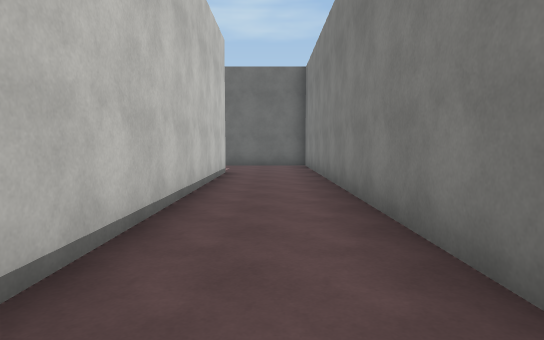
View 1 (above)

24 first-person views from a walk through a Unity game level. The camera is 1.4 m above the floor, tilts 4° down and sees 75° across. The floor is counted in squares, 2 m on a side. Each view is taken from the middle of a square. On the plan, view 1 faces up. The plan holds only what a view shows up to about 11 squares ahead; the rest is blank. The place goes on beyond the plan. The player is left out. Surface patterns are stand-ins for the level's own textures.

View 2
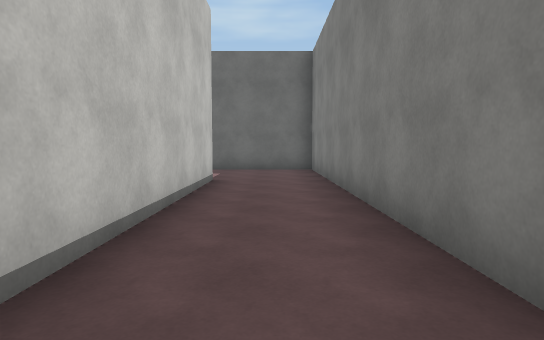

View 3
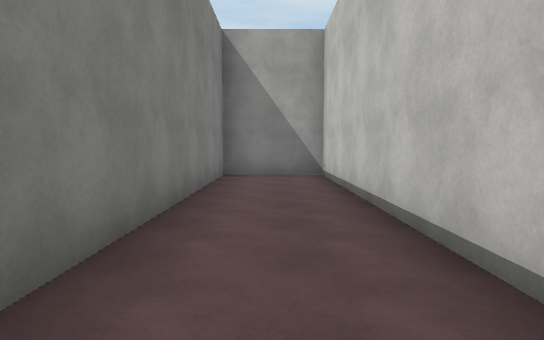

View 4
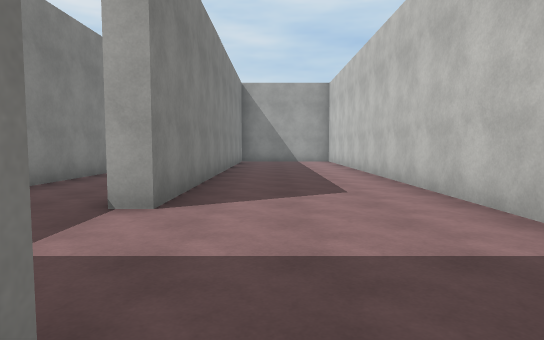

View 5
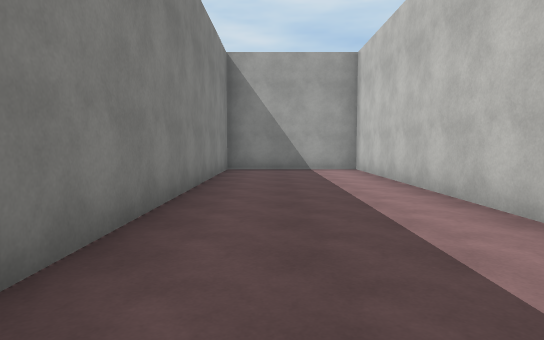

View 6
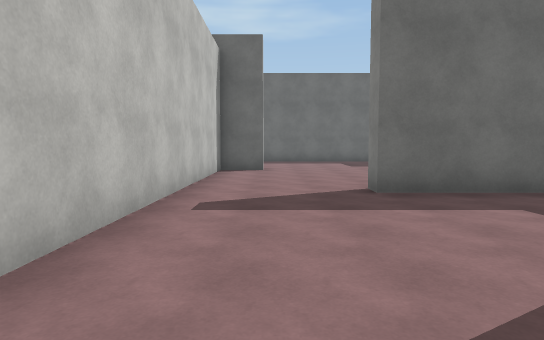

View 7
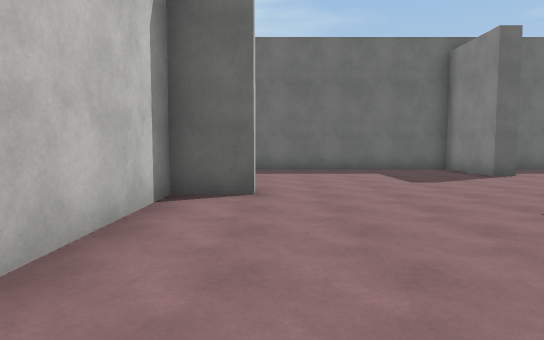

View 8
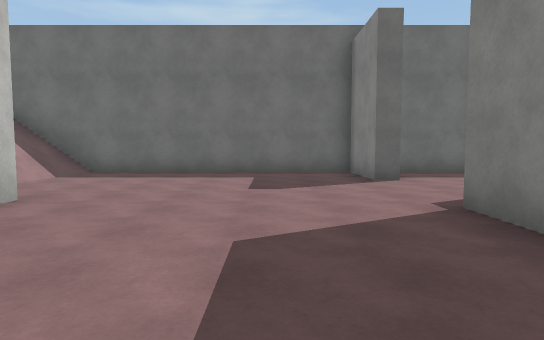

View 9
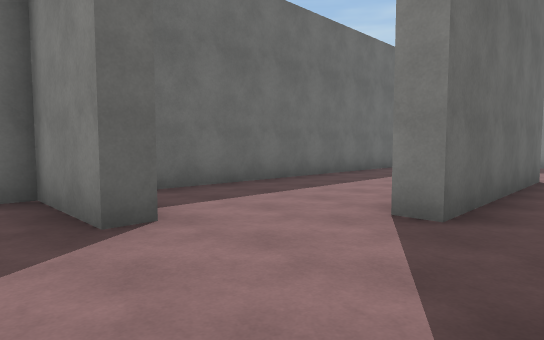

View 10
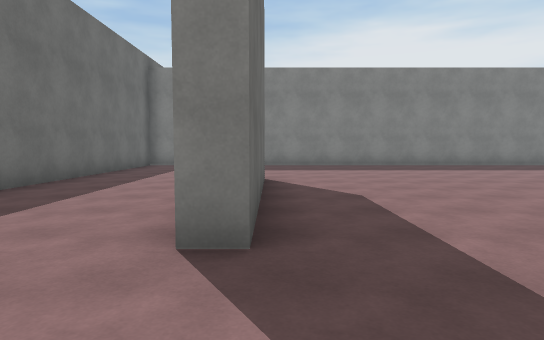

View 11
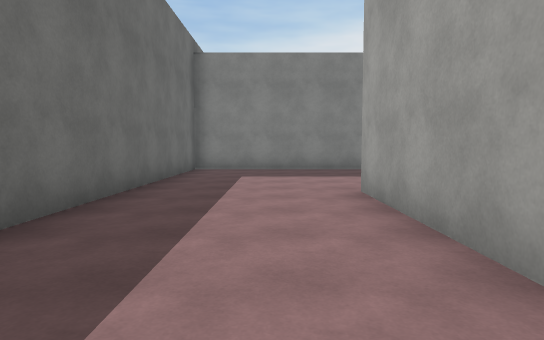

View 12
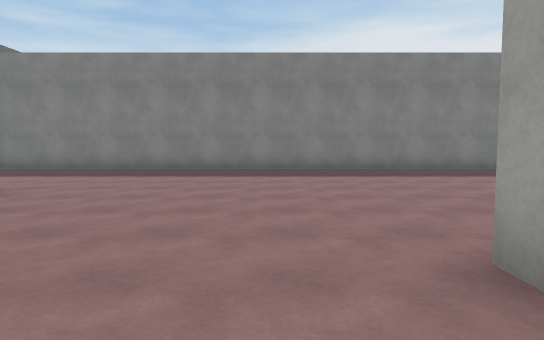

View 13
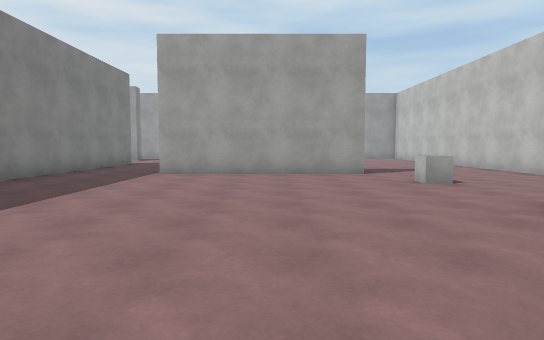

View 14
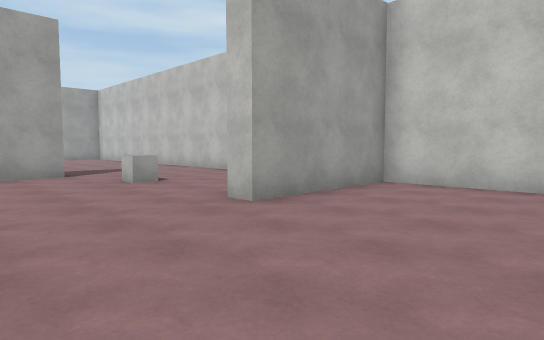

View 15
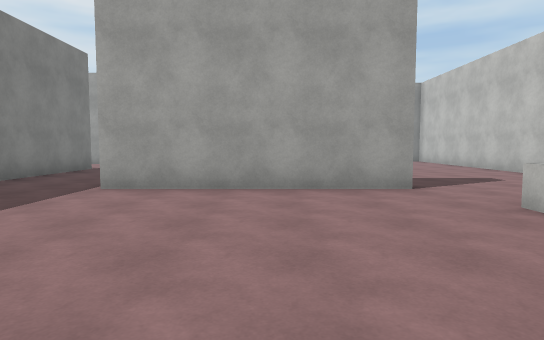

View 16
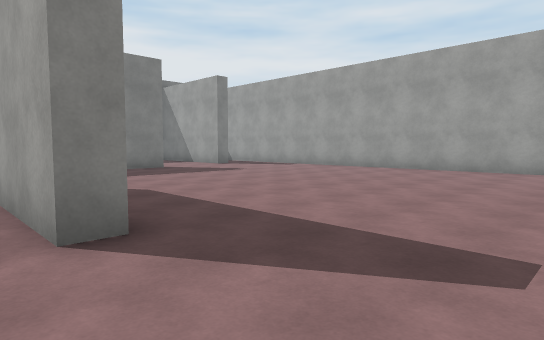

View 17
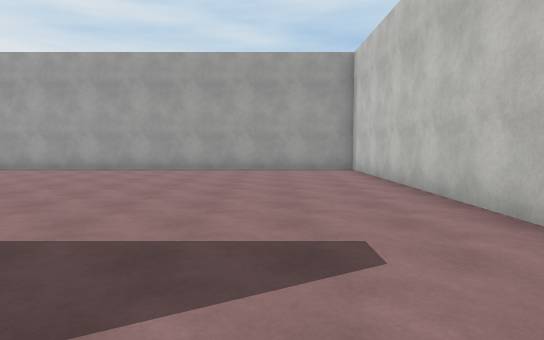

View 18
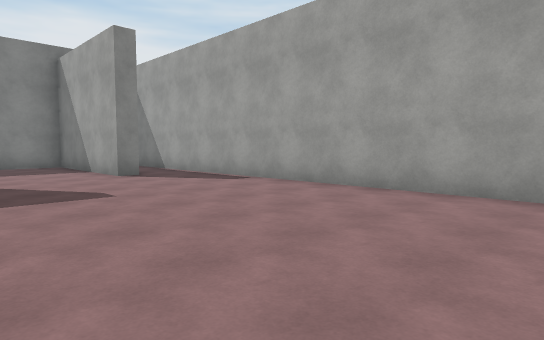

View 19
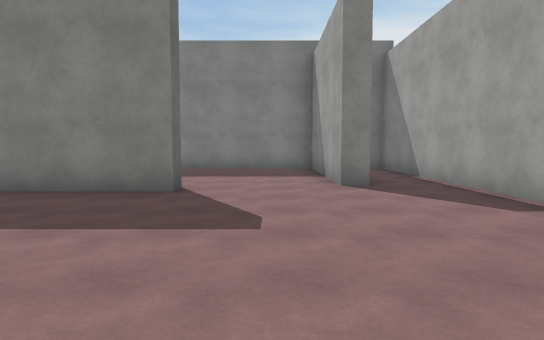

View 20
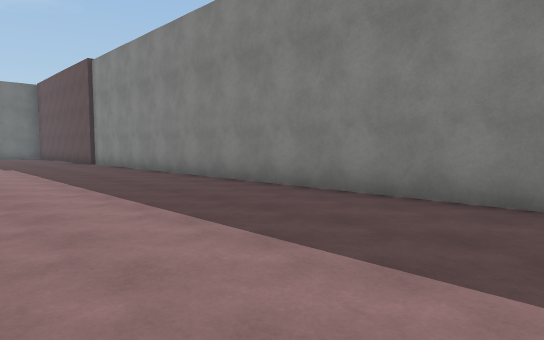

View 21
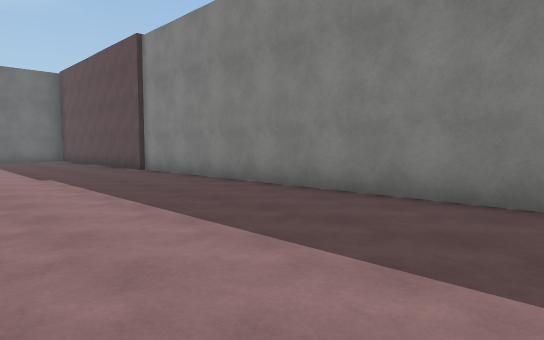

View 22
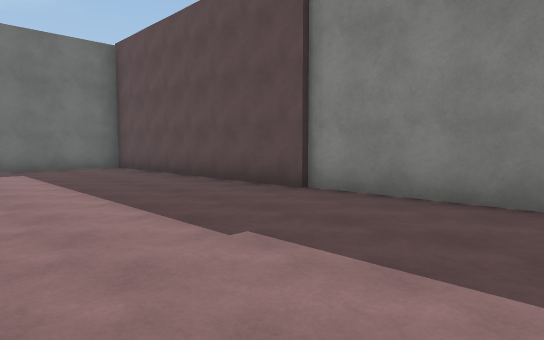

View 23
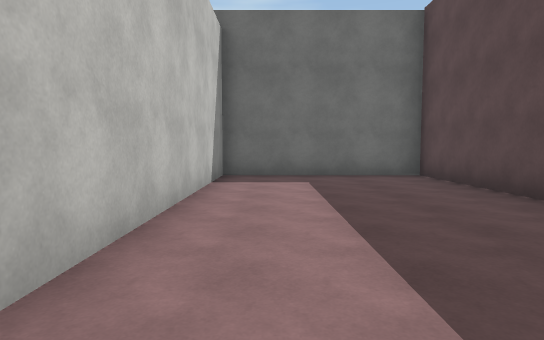

View 24
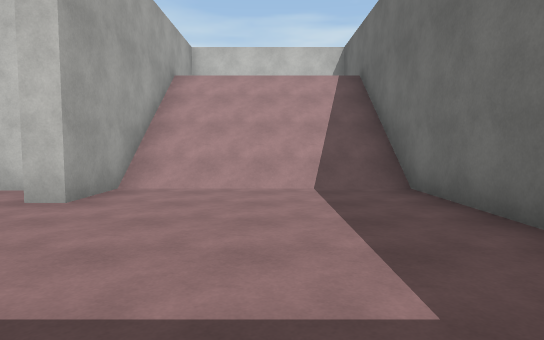

### Floor plan
Key: @ floor where view 1 was taken; # wall or solid block; . main floor; : floor 4.5 m higher than the main floor; / step, stairs or slope; C cube.
Columns run from 10 left of view 1 to 19 right of it. Each row starts with its distance up from view 1.
 23 ##############################
 22 #:///......#...........#.....#
 21  ////......#...........#.....#
 20  ////..................#.....#
 19  ////..................#.....#
 18  ////.........#####....#.....#
 17 ######.................#.....#
 16     #......#...........#.....#
 15     #......#...........#.....#
 14     #......#...........#.....#
 13     #..... #...........#.....#
 12     #...########.......#.....#
 11     #......#  .........#.....#
 10     #......# ..........# ....#
  9     #...#..#...C.......#.....#
  8     #...#..#...........#.....#
  7     #...#..#....#####..#.....#
  6     #...#..#...........#.....#
  5     #...#..#...........#.....#
  4     #...#..#...........#.....#
  3     #...#..#...........#.....#
  2     #...#..#.................#
  1     #...#..#.................#
  0     #...#.@#.................#
 -1     #...#..#.............#####
 -2     #...#..#.................#
 -3     ##########################

Positions as (right, up) in squares from view 1, and headings:
1: (0, 0), facing up
2: (0, 2), facing up
3: (0, 6), facing down
4: (-3, 13), facing down
5: (-3, 8), facing down
6: (-4, 7), facing up
7: (-4, 12), facing up
8: (-1, 13), facing up
9: (0, 17), facing up-right
10: (1, 18), facing right
11: (3, 20), facing right
12: (3, 14), facing right
13: (8, 16), facing down
14: (8, 16), facing down-left
15: (8, 13), facing down
16: (3, 8), facing down-right
17: (4, 8), facing down
18: (6, 3), facing down-right
19: (8, 1), facing right
20: (14, 1), facing up-right
21: (14, 5), facing up-right
22: (14, 11), facing up-right
23: (15, 14), facing up
24: (0, 20), facing left
